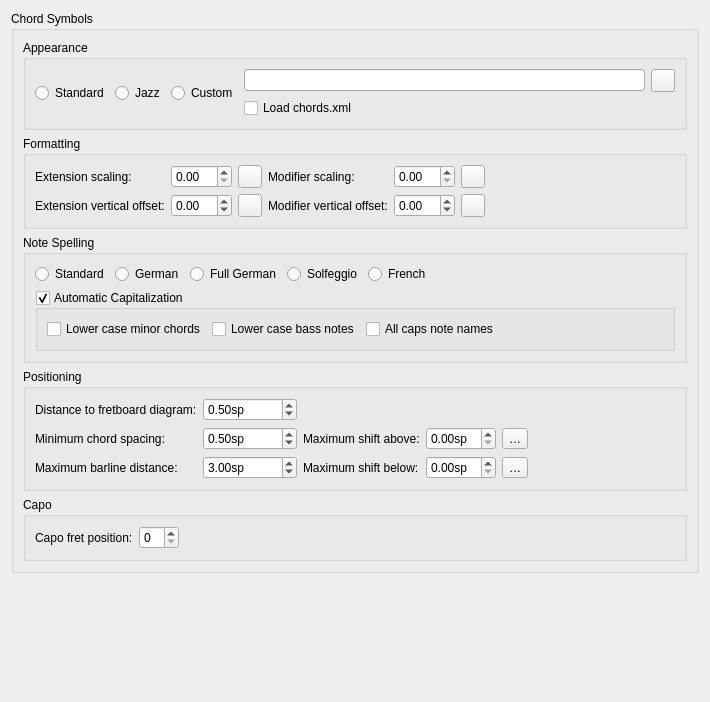
      <widget class="QWidget" name="PageChordSymbols">
       <layout class="QVBoxLayout" name="verticalLayout_12">
        <property name="spacing">
         <number>0</number>
        </property>
        <item>
         <widget class="QGroupBox" name="groupBox_5">
          <property name="title">
           <string>Chord Symbols</string>
          </property>
          <layout class="QVBoxLayout" name="verticalLayout_36">
           <item>
            <widget class="QGroupBox" name="groupBox_25">
             <property name="title">
              <string>Appearance</string>
             </property>
             <layout class="QHBoxLayout" name="horizontalLayout">
              <item>
               <widget class="QRadioButton" name="chordsStandard">
                <property name="text">
                 <string>Standard</string>
                </property>
               </widget>
              </item>
              <item>
               <widget class="QRadioButton" name="chordsJazz">
                <property name="text">
                 <string>Jazz</string>
                </property>
               </widget>
              </item>
              <item>
               <widget class="QRadioButton" name="chordsCustom">
                <property name="text">
                 <string>Custom</string>
                </property>
               </widget>
              </item>
              <item>
               <widget class="QWidget" name="chordDescriptionGroup" native="true">
                <property name="sizePolicy">
                 <sizepolicy hsizetype="Preferred" vsizetype="Preferred">
                  <horstretch>0</horstretch>
                  <verstretch>0</verstretch>
                 </sizepolicy>
                </property>
                <layout class="QGridLayout" name="chordDescriptionLayout">
                 <property name="leftMargin">
                  <number>0</number>
                 </property>
                 <property name="topMargin">
                  <number>0</number>
                 </property>
                 <property name="rightMargin">
                  <number>0</number>
                 </property>
                 <property name="bottomMargin">
                  <number>0</number>
                 </property>
                 <item row="0" column="1">
                  <widget class="QToolButton" name="chordDescriptionFileButton">
                   <property name="text">
                    <string notr="true"/>
                   </property>
                   <property name="icon">
                    <iconset resource="musescore.qrc">
                     <normaloff>:/data/icons/document-open.svg</normaloff>:/data/icons/document-open.svg</iconset>
                   </property>
                  </widget>
                 </item>
                 <item row="1" column="0">
                  <widget class="QCheckBox" name="chordsXmlFile">
                   <property name="text">
                    <string>Load chords.xml</string>
                   </property>
                  </widget>
                 </item>
                 <item row="0" column="0">
                  <widget class="QLineEdit" name="chordDescriptionFile"/>
                 </item>
                </layout>
               </widget>
              </item>
             </layout>
            </widget>
           </item>
           <item>
            <widget class="QGroupBox" name="formattingGroup">
             <property name="title">
              <string>Formatting</string>
             </property>
             <layout class="QGridLayout" name="gridLayout_45">
              <item row="0" column="0">
               <widget class="QLabel" name="labelExtensionMag">
                <property name="text">
                 <string>Extension scaling:</string>
                </property>
                <property name="buddy">
                 <cstring>extensionMag</cstring>
                </property>
               </widget>
              </item>
              <item row="0" column="1">
               <widget class="QDoubleSpinBox" name="extensionMag">
                <property name="singleStep">
                 <double>0.100000000000000</double>
                </property>
               </widget>
              </item>
              <item row="0" column="2">
               <widget class="QToolButton" name="resetExtensionMag">
                <property name="toolTip">
                 <string>Reset to default</string>
                </property>
                <property name="accessibleName">
                 <string>Reset 'Extension scaling' value</string>
                </property>
                <property name="text">
                 <string notr="true"/>
                </property>
                <property name="icon">
                 <iconset resource="musescore.qrc">
                  <normaloff>:/data/icons/edit-reset.svg</normaloff>:/data/icons/edit-reset.svg</iconset>
                </property>
               </widget>
              </item>
              <item row="0" column="3">
               <widget class="QLabel" name="labelModifierMag">
                <property name="text">
                 <string>Modifier scaling:</string>
                </property>
                <property name="buddy">
                 <cstring>modifierMag</cstring>
                </property>
               </widget>
              </item>
              <item row="0" column="4">
               <widget class="QDoubleSpinBox" name="modifierMag">
                <property name="singleStep">
                 <double>0.100000000000000</double>
                </property>
               </widget>
              </item>
              <item row="0" column="5">
               <widget class="QToolButton" name="resetModifierMag">
                <property name="toolTip">
                 <string>Reset to default</string>
                </property>
                <property name="accessibleName">
                 <string>Reset 'Modifier scaling' value</string>
                </property>
                <property name="text">
                 <string notr="true"/>
                </property>
                <property name="icon">
                 <iconset resource="musescore.qrc">
                  <normaloff>:/data/icons/edit-reset.svg</normaloff>:/data/icons/edit-reset.svg</iconset>
                </property>
               </widget>
              </item>
              <item row="1" column="0">
               <widget class="QLabel" name="labelExtensionAdjust">
                <property name="text">
                 <string>Extension vertical offset:</string>
                </property>
                <property name="buddy">
                 <cstring>extensionAdjust</cstring>
                </property>
               </widget>
              </item>
              <item row="1" column="1">
               <widget class="QDoubleSpinBox" name="extensionAdjust">
                <property name="minimum">
                 <double>-99.989999999999995</double>
                </property>
               </widget>
              </item>
              <item row="1" column="2">
               <widget class="QToolButton" name="resetExtensionAdjust">
                <property name="toolTip">
                 <string>Reset to default</string>
                </property>
                <property name="accessibleName">
                 <string>Reset 'Extension vertical offset' value</string>
                </property>
                <property name="text">
                 <string notr="true"/>
                </property>
                <property name="icon">
                 <iconset resource="musescore.qrc">
                  <normaloff>:/data/icons/edit-reset.svg</normaloff>:/data/icons/edit-reset.svg</iconset>
                </property>
               </widget>
              </item>
              <item row="1" column="3">
               <widget class="QLabel" name="labelModifierAdjust">
                <property name="text">
                 <string>Modifier vertical offset:</string>
                </property>
                <property name="buddy">
                 <cstring>modifierAdjust</cstring>
                </property>
               </widget>
              </item>
              <item row="1" column="4">
               <widget class="QDoubleSpinBox" name="modifierAdjust">
                <property name="minimum">
                 <double>-99.989999999999995</double>
                </property>
               </widget>
              </item>
              <item row="1" column="5">
               <widget class="QToolButton" name="resetModifierAdjust">
                <property name="toolTip">
                 <string>Reset to default</string>
                </property>
                <property name="accessibleName">
                 <string>Reset 'Modifier vertical offset' value</string>
                </property>
                <property name="text">
                 <string notr="true"/>
                </property>
                <property name="icon">
                 <iconset resource="musescore.qrc">
                  <normaloff>:/data/icons/edit-reset.svg</normaloff>:/data/icons/edit-reset.svg</iconset>
                </property>
               </widget>
              </item>
              <item row="0" column="6">
               <spacer name="horizontalSpacer_13">
                <property name="orientation">
                 <enum>Qt::Horizontal</enum>
                </property>
                <property name="sizeHint" stdset="0">
                 <size>
                  <width>40</width>
                  <height>20</height>
                 </size>
                </property>
               </spacer>
              </item>
             </layout>
            </widget>
           </item>
           <item>
            <widget class="QGroupBox" name="groupBox_23">
             <property name="title">
              <string>Note Spelling</string>
             </property>
             <layout class="QVBoxLayout" name="verticalLayout_37">
              <item>
               <layout class="QHBoxLayout" name="horizontalLayout_6">
                <item>
                 <widget class="QRadioButton" name="useStandardNoteNames">
                  <property name="toolTip">
                   <string notr="true">A, B♭, B, C, C♯, …</string>
                  </property>
                  <property name="text">
                   <string>Standard</string>
                  </property>
                 </widget>
                </item>
                <item>
                 <widget class="QRadioButton" name="useGermanNoteNames">
                  <property name="toolTip">
                   <string notr="true">A, B♭, H, C, C♯, …</string>
                  </property>
                  <property name="text">
                   <string>German</string>
                  </property>
                 </widget>
                </item>
                <item>
                 <widget class="QRadioButton" name="useFullGermanNoteNames">
                  <property name="toolTip">
                   <string notr="true">A, B, H, C, Cis, …</string>
                  </property>
                  <property name="text">
                   <string>Full German</string>
                  </property>
                 </widget>
                </item>
                <item>
                 <widget class="QRadioButton" name="useSolfeggioNoteNames">
                  <property name="toolTip">
                   <string notr="true">Do, Do♯, Re♭, Re, …</string>
                  </property>
                  <property name="text">
                   <string>Solfeggio</string>
                  </property>
                 </widget>
                </item>
                <item>
                 <widget class="QRadioButton" name="useFrenchNoteNames">
                  <property name="toolTip">
                   <string notr="true">Do, Do♯, Ré♭, Ré, …</string>
                  </property>
                  <property name="text">
                   <string>French</string>
                  </property>
                 </widget>
                </item>
                <item>
                 <spacer name="horizontalSpacer_12">
                  <property name="orientation">
                   <enum>Qt::Horizontal</enum>
                  </property>
                  <property name="sizeHint" stdset="0">
                   <size>
                    <width>40</width>
                    <height>20</height>
                   </size>
                  </property>
                 </spacer>
                </item>
               </layout>
              </item>
              <item>
               <widget class="QGroupBox" name="automaticCapitalization">
                <property name="title">
                 <string>Automatic Capitalization</string>
                </property>
                <property name="checkable">
                 <bool>true</bool>
                </property>
                <layout class="QHBoxLayout" name="horizontalLayout_12">
                 <item>
                  <widget class="QCheckBox" name="lowerCaseMinorChords">
                   <property name="text">
                    <string>Lower case minor chords</string>
                   </property>
                  </widget>
                 </item>
                 <item>
                  <widget class="QCheckBox" name="lowerCaseBassNotes">
                   <property name="text">
                    <string>Lower case bass notes</string>
                   </property>
                  </widget>
                 </item>
                 <item>
                  <widget class="QCheckBox" name="allCapsNoteNames">
                   <property name="text">
                    <string>All caps note names</string>
                   </property>
                  </widget>
                 </item>
                 <item>
                  <spacer name="horizontalSpacer_17">
                   <property name="orientation">
                    <enum>Qt::Horizontal</enum>
                   </property>
                   <property name="sizeHint" stdset="0">
                    <size>
                     <width>40</width>
                     <height>20</height>
                    </size>
                   </property>
                  </spacer>
                 </item>
                </layout>
               </widget>
              </item>
             </layout>
            </widget>
           </item>
           <item>
            <widget class="QGroupBox" name="groupBox_24">
             <property name="title">
              <string>Positioning</string>
             </property>
             <layout class="QGridLayout" name="gridLayout_15">
              <item row="0" column="0">
               <widget class="QLabel" name="label_79">
                <property name="text">
                 <string>Distance to fretboard diagram:</string>
                </property>
                <property name="buddy">
                 <cstring>harmonyFretDist</cstring>
                </property>
               </widget>
              </item>
              <item row="0" column="1">
               <widget class="QDoubleSpinBox" name="harmonyFretDist">
                <property name="enabled">
                 <bool>true</bool>
                </property>
                <property name="suffix">
                 <string extracomment="spatium unit">sp</string>
                </property>
                <property name="minimum">
                 <double>-10000.000000000000000</double>
                </property>
                <property name="maximum">
                 <double>10000.000000000000000</double>
                </property>
                <property name="singleStep">
                 <double>0.500000000000000</double>
                </property>
                <property name="value">
                 <double>0.500000000000000</double>
                </property>
               </widget>
              </item>
              <item row="1" column="0">
               <widget class="QLabel" name="label_1001">
                <property name="text">
                 <string>Minimum chord spacing:</string>
                </property>
                <property name="buddy">
                 <cstring>minHarmonyDistance</cstring>
                </property>
               </widget>
              </item>
              <item row="1" column="1">
               <widget class="QDoubleSpinBox" name="minHarmonyDistance">
                <property name="suffix">
                 <string>sp</string>
                </property>
                <property name="minimum">
                 <double>-50.000000000000000</double>
                </property>
                <property name="maximum">
                 <double>10.000000000000000</double>
                </property>
                <property name="singleStep">
                 <double>0.100000000000000</double>
                </property>
                <property name="value">
                 <double>0.500000000000000</double>
                </property>
               </widget>
              </item>
              <item row="1" column="2">
               <widget class="QLabel" name="label_123">
                <property name="text">
                 <string>Maximum shift above:</string>
                </property>
               </widget>
              </item>
              <item row="1" column="3">
               <widget class="QDoubleSpinBox" name="maxChordShiftAbove">
                <property name="suffix">
                 <string>sp</string>
                </property>
                <property name="singleStep">
                 <double>0.500000000000000</double>
                </property>
                <property name="value">
                 <double>0.000000000000000</double>
                </property>
               </widget>
              </item>
              <item row="1" column="4">
               <widget class="QToolButton" name="resetMaxChordShiftAbove">
                <property name="text">
                 <string notr="true">…</string>
                </property>
                <property name="icon">
                 <iconset>
                  <normalon>data/icons/edit-reset.svg</normalon>
                 </iconset>
                </property>
               </widget>
              </item>
              <item row="1" column="5">
               <spacer name="horizontalSpacer_11">
                <property name="orientation">
                 <enum>Qt::Horizontal</enum>
                </property>
                <property name="sizeHint" stdset="0">
                 <size>
                  <width>40</width>
                  <height>20</height>
                 </size>
                </property>
               </spacer>
              </item>
              <item row="2" column="0">
               <widget class="QLabel" name="label_1002">
                <property name="text">
                 <string>Maximum barline distance:</string>
                </property>
                <property name="buddy">
                 <cstring>maxHarmonyBarDistance</cstring>
                </property>
               </widget>
              </item>
              <item row="2" column="1">
               <widget class="QDoubleSpinBox" name="maxHarmonyBarDistance">
                <property name="suffix">
                 <string>sp</string>
                </property>
                <property name="minimum">
                 <double>-50.000000000000000</double>
                </property>
                <property name="maximum">
                 <double>50.000000000000000</double>
                </property>
                <property name="singleStep">
                 <double>0.500000000000000</double>
                </property>
                <property name="value">
                 <double>3.000000000000000</double>
                </property>
               </widget>
              </item>
              <item row="2" column="2">
               <widget class="QLabel" name="label_146">
                <property name="text">
                 <string>Maximum shift below:</string>
                </property>
               </widget>
              </item>
              <item row="2" column="3">
               <widget class="QDoubleSpinBox" name="maxChordShiftBelow">
                <property name="suffix">
                 <string>sp</string>
                </property>
                <property name="singleStep">
                 <double>0.500000000000000</double>
                </property>
               </widget>
              </item>
              <item row="2" column="4">
               <widget class="QToolButton" name="resetMaxChordShiftBelow">
                <property name="text">
                 <string notr="true">…</string>
                </property>
                <property name="icon">
                 <iconset>
                  <normalon>data/icons/edit-reset.svg</normalon>
                 </iconset>
                </property>
               </widget>
              </item>
             </layout>
            </widget>
           </item>
           <item>
            <widget class="QGroupBox" name="groupBox_27">
             <property name="title">
              <string extracomment="Capodastro">Capo</string>
             </property>
             <layout class="QGridLayout" name="gridLayout_13">
              <item row="0" column="1">
               <widget class="QSpinBox" name="capoPosition">
                <property name="maximum">
                 <number>11</number>
                </property>
               </widget>
              </item>
              <item row="0" column="2">
               <spacer name="horizontalSpacer_6">
                <property name="orientation">
                 <enum>Qt::Horizontal</enum>
                </property>
                <property name="sizeHint" stdset="0">
                 <size>
                  <width>496</width>
                  <height>20</height>
                 </size>
                </property>
               </spacer>
              </item>
              <item row="0" column="0">
               <widget class="QLabel" name="label_60">
                <property name="text">
                 <string extracomment="Capodastro">Capo fret position:</string>
                </property>
                <property name="buddy">
                 <cstring>capoPosition</cstring>
                </property>
               </widget>
              </item>
             </layout>
            </widget>
           </item>
          </layout>
         </widget>
        </item>
        <item>
         <spacer name="verticalSpacer_61">
          <property name="orientation">
           <enum>Qt::Vertical</enum>
          </property>
          <property name="sizeHint" stdset="0">
           <size>
            <width>496</width>
            <height>118</height>
           </size>
          </property>
         </spacer>
        </item>
       </layout>
      </widget>
